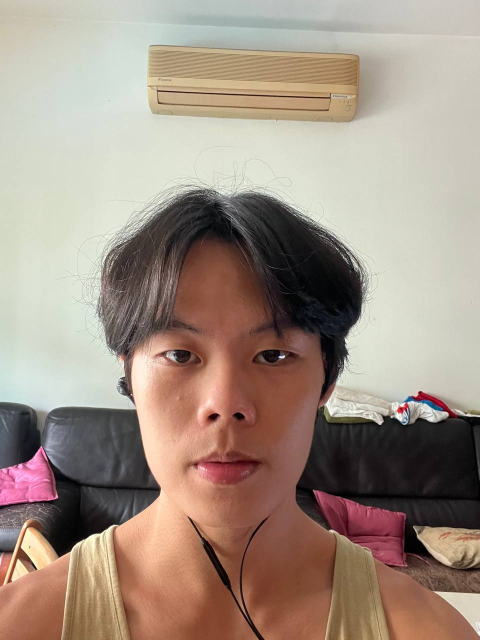
#> input picture FR/Stanley/photo_2023-02-22_14-05-10.jpg, 959 x 1280 px, given in place of the camera (shown at 1/2 size)
$ jupyter execute --allow-errors 'Facial Recognition.ipynb'   (text cells are left out)
#> lines starting #> are read from the running program, lines starting #| are printed output that depends on the picture
#> further down, frame is the input picture: shape (1280, 959, 3); mean B, G, R 131.5, 144.5, 161.8
#> `gray = cv2.cvtColor(frame, cv2.COLOR_BGR2GRAY)`:
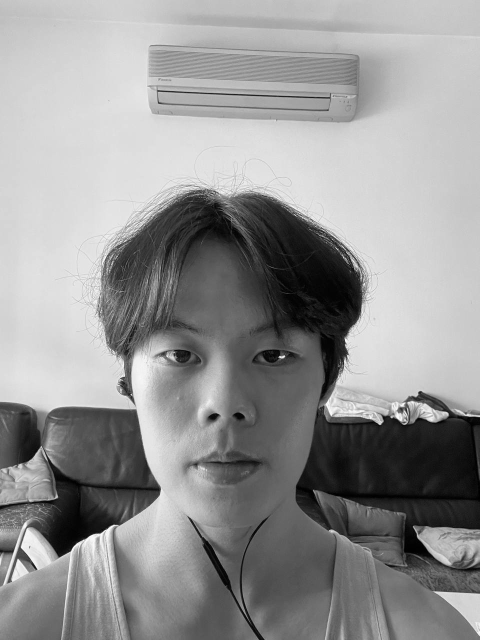
#> gray: shape (1280, 959) (shown at 1/2 size); min 0, max 255, mean 148.2
#> `faces = face_cascade.detectMultiScale(gray, 1.3, 5)`: faces = [[231, 534, 465, 465]]
[cell 1]
import matplotlib.pyplot as plt
from sklearn.decomposition import PCA
import numpy as np
import os
import cv2
import glob
face_cascade = cv2.CascadeClassifier("haarcascade_frontalface_default.xml")

[cell 2]
# Define the path to the directory containing the images
path = "/home/stanley/Documents/facerecognition/FR"

labels = ['jack','jk','stan']
# Load the images and labels into arrays
images = []
image_labels = []
#> (the rest of this cell did not finish here and is left out)

[cell 3]
#Normalize the image array, the image vector values will be between 0 and 1. Convert to numpy array to perform mathematical expressions.

#convert the image into 1D array,
image_vectors = np.array([img.flatten() for img in images])
print(image_vectors.shape)

mean = np.mean(image_vectors, axis=0)
std = np.std(image_vectors, axis=0)

# normalize the image vectors by subtracting the mean and dividing by the standard deviation
image_vectors_norm = (image_vectors - mean) / std

# image_vectors.shape

[cell 4]
# [18 lines of commented-out code are left out]

[cell 5]
from sklearn.discriminant_analysis import LinearDiscriminantAnalysis
import matplotlib.pyplot as plt
import matplotlib.colors as mcolors

color_dict = {
              'jack': 'blue',
              'jk' : 'red',
              'stan' : 'orange'

           }
# create an LDA object
lda = LinearDiscriminantAnalysis(n_components=2)

# fit the LDA model to the image vectors
#> (the rest of this cell did not finish here and is left out)

[cell 6]
# [37 lines of commented-out code are left out]

[cell 7]
from sklearn.neighbors import KNeighborsClassifier
from sklearn.model_selection import train_test_split

# Split the data into training and testing sets
#> (the rest of this cell did not finish here and is left out)

[cell 8]
# Open the default camera
cap = cv2.VideoCapture(0)
N = 10
last_faces = []

#> (the rest of this cell did not finish here and is left out)


$ run again, on FR/Stanley/photo_2023-02-22_14-05-13.jpg
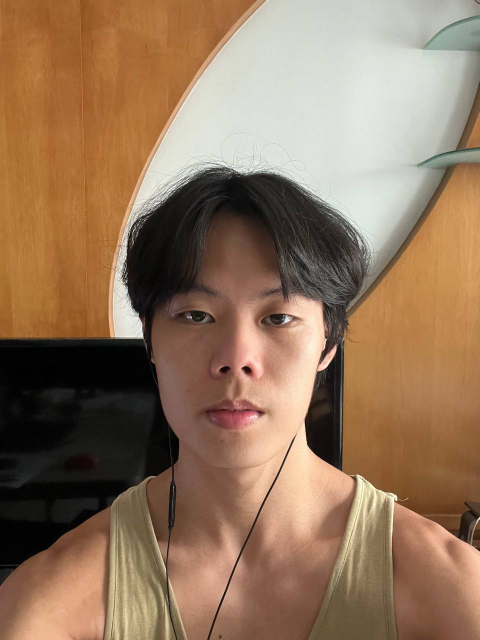
#> input picture FR/Stanley/photo_2023-02-22_14-05-13.jpg, 959 x 1280 px, given in place of the camera (shown at 1/2 size)
#> frame is the input picture: shape (1280, 959, 3); mean B, G, R 92.6, 117.9, 147.1
#> `gray = cv2.cvtColor(frame, cv2.COLOR_BGR2GRAY)`:
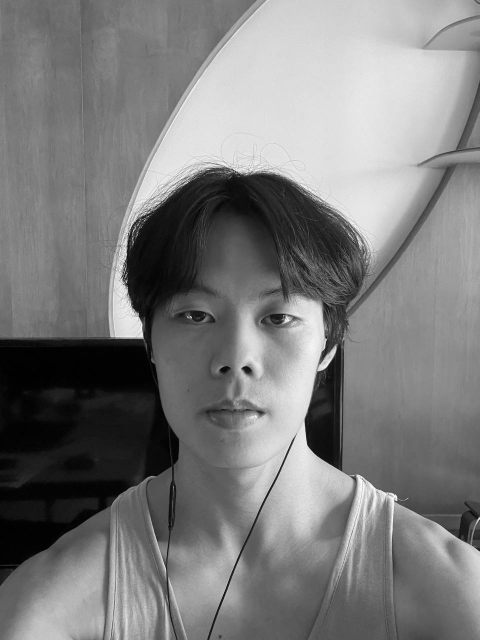
#> gray: shape (1280, 959) (shown at 1/2 size); min 0, max 255, mean 123.8
#> faces = [[277, 484, 408, 408]]

$ run again, on FR/Stanley/photo_2023-02-22_14-05-15.jpg
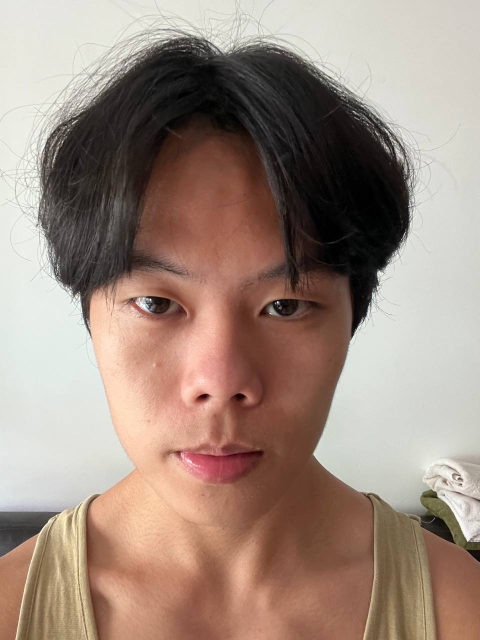
#> input picture FR/Stanley/photo_2023-02-22_14-05-15.jpg, 959 x 1280 px, given in place of the camera (shown at 1/2 size)
#> frame is the input picture: shape (1280, 959, 3); mean B, G, R 127, 138.8, 159
#> `gray = cv2.cvtColor(frame, cv2.COLOR_BGR2GRAY)`:
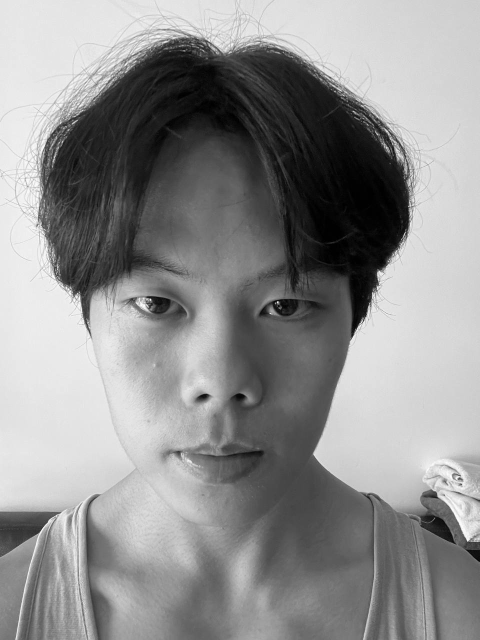
#> gray: shape (1280, 959) (shown at 1/2 size); min 0, max 255, mean 143.5
#> faces = [[108, 374, 650, 650]]

$ run again, on FR/Stanley/photo_2023-02-22_14-05-19.jpg
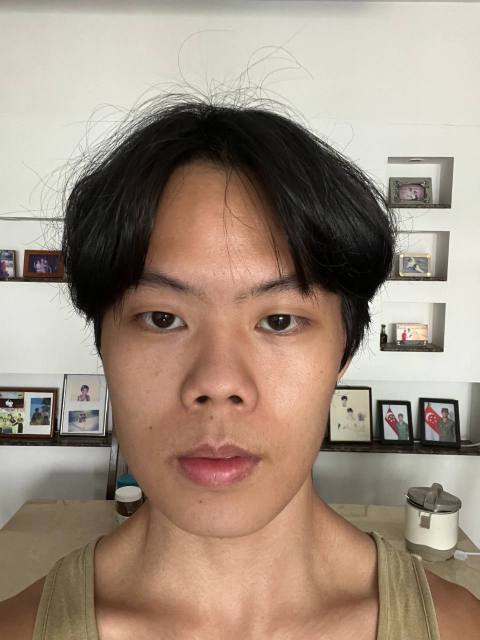
#> input picture FR/Stanley/photo_2023-02-22_14-05-19.jpg, 959 x 1280 px, given in place of the camera (shown at 1/2 size)
#> frame is the input picture: shape (1280, 959, 3); mean B, G, R 126.6, 142, 159.1
#> `gray = cv2.cvtColor(frame, cv2.COLOR_BGR2GRAY)`:
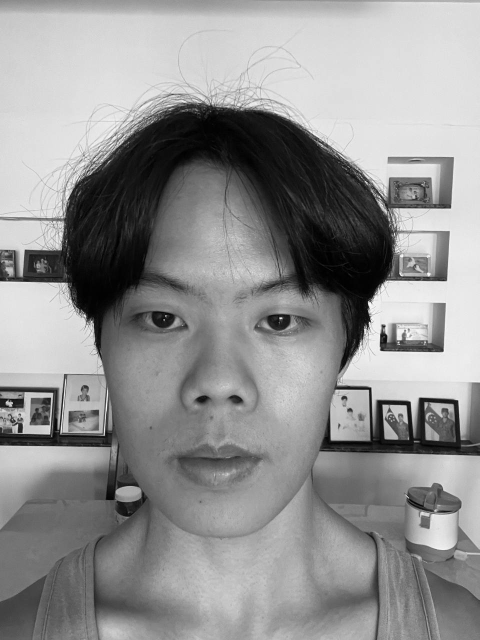
#> gray: shape (1280, 959) (shown at 1/2 size); min 0, max 255, mean 145.4
#> faces = [[195, 452, 503, 503]]
